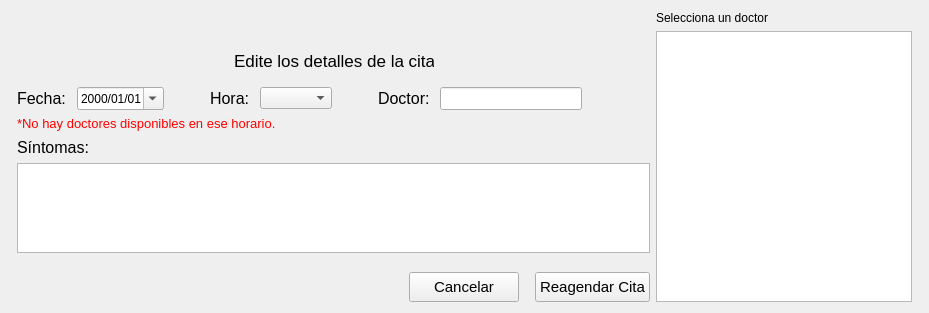
          <widget class="QWidget" name="page_5">
           <layout class="QGridLayout" name="gridLayout_53">
            <item row="0" column="0">
             <spacer name="horizontalSpacer_107">
              <property name="orientation">
               <enum>Qt::Horizontal</enum>
              </property>
              <property name="sizeHint" stdset="0">
               <size>
                <width>6</width>
                <height>20</height>
               </size>
              </property>
             </spacer>
            </item>
            <item row="0" column="1" rowspan="2">
             <layout class="QGridLayout" name="gridLayout_45">
              <item row="1" column="0">
               <layout class="QHBoxLayout" name="horizontalLayout_81">
                <item>
                 <spacer name="horizontalSpacer_104">
                  <property name="orientation">
                   <enum>Qt::Horizontal</enum>
                  </property>
                  <property name="sizeHint" stdset="0">
                   <size>
                    <width>40</width>
                    <height>20</height>
                   </size>
                  </property>
                 </spacer>
                </item>
                <item>
                 <widget class="QLabel" name="label_11">
                  <property name="minimumSize">
                   <size>
                    <width>100</width>
                    <height>20</height>
                   </size>
                  </property>
                  <property name="maximumSize">
                   <size>
                    <width>200</width>
                    <height>16777215</height>
                   </size>
                  </property>
                  <property name="font">
                   <font>
                    <family>MS Shell Dlg 2</family>
                    <pointsize>13</pointsize>
                    <weight>9</weight>
                    <italic>false</italic>
                    <bold>false</bold>
                   </font>
                  </property>
                  <property name="styleSheet">
                   <string notr="true">font: 75 13pt &quot;MS Shell Dlg 2&quot;;</string>
                  </property>
                  <property name="text">
                   <string>Edite los detalles de la cita</string>
                  </property>
                 </widget>
                </item>
                <item>
                 <spacer name="horizontalSpacer_105">
                  <property name="orientation">
                   <enum>Qt::Horizontal</enum>
                  </property>
                  <property name="sizeHint" stdset="0">
                   <size>
                    <width>40</width>
                    <height>20</height>
                   </size>
                  </property>
                 </spacer>
                </item>
               </layout>
              </item>
              <item row="4" column="0">
               <widget class="QLabel" name="lb_noHayDocs_2">
                <property name="font">
                 <font>
                  <family>MS Shell Dlg 2</family>
                  <pointsize>10</pointsize>
                  <weight>50</weight>
                  <italic>false</italic>
                  <bold>false</bold>
                 </font>
                </property>
                <property name="styleSheet">
                 <string notr="true">color:red;
font-size:10pt;</string>
                </property>
                <property name="text">
                 <string>*No hay doctores disponibles en ese horario.</string>
                </property>
               </widget>
              </item>
              <item row="0" column="0">
               <spacer name="verticalSpacer_28">
                <property name="orientation">
                 <enum>Qt::Vertical</enum>
                </property>
                <property name="sizeHint" stdset="0">
                 <size>
                  <width>20</width>
                  <height>40</height>
                 </size>
                </property>
               </spacer>
              </item>
              <item row="5" column="0">
               <layout class="QVBoxLayout" name="verticalLayout_44">
                <item>
                 <layout class="QHBoxLayout" name="horizontalLayout_109">
                  <item>
                   <widget class="QLabel" name="lb_sintomasCitas_2">
                    <property name="font">
                     <font>
                      <family>MS Shell Dlg 2</family>
                      <pointsize>12</pointsize>
                      <weight>50</weight>
                      <italic>false</italic>
                      <bold>false</bold>
                     </font>
                    </property>
                    <property name="text">
                     <string>Síntomas: </string>
                    </property>
                   </widget>
                  </item>
                  <item>
                   <spacer name="horizontalSpacer_114">
                    <property name="orientation">
                     <enum>Qt::Horizontal</enum>
                    </property>
                    <property name="sizeHint" stdset="0">
                     <size>
                      <width>40</width>
                      <height>20</height>
                     </size>
                    </property>
                   </spacer>
                  </item>
                 </layout>
                </item>
                <item>
                 <widget class="QTextEdit" name="sintomasCitas_2">
                  <property name="sizePolicy">
                   <sizepolicy hsizetype="Expanding" vsizetype="Fixed">
                    <horstretch>0</horstretch>
                    <verstretch>0</verstretch>
                   </sizepolicy>
                  </property>
                  <property name="minimumSize">
                   <size>
                    <width>400</width>
                    <height>80</height>
                   </size>
                  </property>
                  <property name="maximumSize">
                   <size>
                    <width>16777215</width>
                    <height>90</height>
                   </size>
                  </property>
                  <property name="font">
                   <font>
                    <pointsize>11</pointsize>
                   </font>
                  </property>
                 </widget>
                </item>
               </layout>
              </item>
              <item row="7" column="0">
               <layout class="QHBoxLayout" name="horizontalLayout_110">
                <item>
                 <spacer name="horizontalSpacer_115">
                  <property name="orientation">
                   <enum>Qt::Horizontal</enum>
                  </property>
                  <property name="sizeHint" stdset="0">
                   <size>
                    <width>40</width>
                    <height>20</height>
                   </size>
                  </property>
                 </spacer>
                </item>
                <item>
                 <widget class="QPushButton" name="btnCancelarAgenda_2">
                  <property name="minimumSize">
                   <size>
                    <width>110</width>
                    <height>30</height>
                   </size>
                  </property>
                  <property name="font">
                   <font>
                    <family>MS Shell Dlg 2</family>
                    <pointsize>11</pointsize>
                    <weight>50</weight>
                    <italic>false</italic>
                    <bold>false</bold>
                   </font>
                  </property>
                  <property name="styleSheet">
                   <string notr="true"/>
                  </property>
                  <property name="text">
                   <string>Cancelar</string>
                  </property>
                 </widget>
                </item>
                <item>
                 <spacer name="horizontalSpacer_116">
                  <property name="orientation">
                   <enum>Qt::Horizontal</enum>
                  </property>
                  <property name="sizeType">
                   <enum>QSizePolicy::Fixed</enum>
                  </property>
                  <property name="sizeHint" stdset="0">
                   <size>
                    <width>10</width>
                    <height>20</height>
                   </size>
                  </property>
                 </spacer>
                </item>
                <item>
                 <widget class="QPushButton" name="btnAgendarCita_2">
                  <property name="minimumSize">
                   <size>
                    <width>115</width>
                    <height>30</height>
                   </size>
                  </property>
                  <property name="maximumSize">
                   <size>
                    <width>16777215</width>
                    <height>16777215</height>
                   </size>
                  </property>
                  <property name="font">
                   <font>
                    <family>MS Shell Dlg 2</family>
                    <pointsize>11</pointsize>
                    <weight>50</weight>
                    <italic>false</italic>
                    <bold>false</bold>
                   </font>
                  </property>
                  <property name="styleSheet">
                   <string notr="true"/>
                  </property>
                  <property name="text">
                   <string>Reagendar Cita</string>
                  </property>
                 </widget>
                </item>
               </layout>
              </item>
              <item row="3" column="0">
               <layout class="QHBoxLayout" name="horizontalLayout_106">
                <item>
                 <layout class="QHBoxLayout" name="horizontalLayout_107">
                  <item>
                   <widget class="QLabel" name="lb_FCitas_2">
                    <property name="font">
                     <font>
                      <family>MS Shell Dlg 2</family>
                      <pointsize>12</pointsize>
                      <weight>50</weight>
                      <italic>false</italic>
                      <bold>false</bold>
                     </font>
                    </property>
                    <property name="text">
                     <string>Fecha: </string>
                    </property>
                   </widget>
                  </item>
                  <item>
                   <widget class="QDateEdit" name="fechaCita_2">
                    <property name="displayFormat">
                     <string>yyyy/MM/dd</string>
                    </property>
                    <property name="calendarPopup">
                     <bool>true</bool>
                    </property>
                   </widget>
                  </item>
                  <item>
                   <spacer name="horizontalSpacer_111">
                    <property name="orientation">
                     <enum>Qt::Horizontal</enum>
                    </property>
                    <property name="sizeType">
                     <enum>QSizePolicy::Minimum</enum>
                    </property>
                    <property name="sizeHint" stdset="0">
                     <size>
                      <width>40</width>
                      <height>20</height>
                     </size>
                    </property>
                   </spacer>
                  </item>
                  <item>
                   <widget class="QLabel" name="label_horaCitas_2">
                    <property name="font">
                     <font>
                      <family>MS Shell Dlg 2</family>
                      <pointsize>12</pointsize>
                      <weight>50</weight>
                      <italic>false</italic>
                      <bold>false</bold>
                     </font>
                    </property>
                    <property name="text">
                     <string>Hora: </string>
                    </property>
                   </widget>
                  </item>
                  <item>
                   <widget class="QComboBox" name="horaCita_2">
                    <property name="minimumSize">
                     <size>
                      <width>60</width>
                      <height>0</height>
                     </size>
                    </property>
                   </widget>
                  </item>
                 </layout>
                </item>
                <item>
                 <spacer name="horizontalSpacer_112">
                  <property name="orientation">
                   <enum>Qt::Horizontal</enum>
                  </property>
                  <property name="sizeType">
                   <enum>QSizePolicy::Minimum</enum>
                  </property>
                  <property name="sizeHint" stdset="0">
                   <size>
                    <width>40</width>
                    <height>20</height>
                   </size>
                  </property>
                 </spacer>
                </item>
                <item>
                 <layout class="QHBoxLayout" name="horizontalLayout_108">
                  <item>
                   <widget class="QLabel" name="label_docCitas_2">
                    <property name="font">
                     <font>
                      <family>MS Shell Dlg 2</family>
                      <pointsize>12</pointsize>
                      <weight>50</weight>
                      <italic>false</italic>
                      <bold>false</bold>
                     </font>
                    </property>
                    <property name="text">
                     <string>Doctor: </string>
                    </property>
                   </widget>
                  </item>
                  <item>
                   <widget class="QLineEdit" name="le_nombreDoc_2">
                    <property name="minimumSize">
                     <size>
                      <width>15</width>
                      <height>20</height>
                     </size>
                    </property>
                    <property name="font">
                     <font>
                      <family>MS Shell Dlg 2</family>
                      <pointsize>12</pointsize>
                      <weight>50</weight>
                      <italic>false</italic>
                      <bold>false</bold>
                     </font>
                    </property>
                   </widget>
                  </item>
                  <item>
                   <widget class="QPushButton" name="btnBuscarDoctor_2">
                    <property name="minimumSize">
                     <size>
                      <width>22</width>
                      <height>22</height>
                     </size>
                    </property>
                    <property name="maximumSize">
                     <size>
                      <width>22</width>
                      <height>22</height>
                     </size>
                    </property>
                    <property name="styleSheet">
                     <string notr="true">border:none;</string>
                    </property>
                    <property name="text">
                     <string/>
                    </property>
                    <property name="icon">
                     <iconset resource="imgs/imgs.qrc">
                      <normaloff>:/imgs/search.png</normaloff>:/imgs/search.png</iconset>
                    </property>
                    <property name="iconSize">
                     <size>
                      <width>20</width>
                      <height>20</height>
                     </size>
                    </property>
                   </widget>
                  </item>
                  <item>
                   <spacer name="horizontalSpacer_113">
                    <property name="orientation">
                     <enum>Qt::Horizontal</enum>
                    </property>
                    <property name="sizeHint" stdset="0">
                     <size>
                      <width>40</width>
                      <height>20</height>
                     </size>
                    </property>
                   </spacer>
                  </item>
                 </layout>
                </item>
               </layout>
              </item>
              <item row="6" column="0">
               <spacer name="verticalSpacer_39">
                <property name="orientation">
                 <enum>Qt::Vertical</enum>
                </property>
                <property name="sizeType">
                 <enum>QSizePolicy::Expanding</enum>
                </property>
                <property name="sizeHint" stdset="0">
                 <size>
                  <width>20</width>
                  <height>13</height>
                 </size>
                </property>
               </spacer>
              </item>
              <item row="2" column="0">
               <spacer name="verticalSpacer_40">
                <property name="orientation">
                 <enum>Qt::Vertical</enum>
                </property>
                <property name="sizeType">
                 <enum>QSizePolicy::Fixed</enum>
                </property>
                <property name="sizeHint" stdset="0">
                 <size>
                  <width>20</width>
                  <height>10</height>
                 </size>
                </property>
               </spacer>
              </item>
             </layout>
            </item>
            <item row="0" column="2" rowspan="2">
             <layout class="QVBoxLayout" name="verticalLayout_45">
              <item>
               <widget class="QLabel" name="lb_selDoc_2">
                <property name="text">
                 <string>Selecciona un doctor</string>
                </property>
               </widget>
              </item>
              <item>
               <widget class="QTableView" name="tv_listaDocCitas_2">
                <property name="horizontalScrollBarPolicy">
                 <enum>Qt::ScrollBarAlwaysOff</enum>
                </property>
                <attribute name="verticalHeaderVisible">
                 <bool>false</bool>
                </attribute>
               </widget>
              </item>
             </layout>
            </item>
            <item row="1" column="3">
             <spacer name="horizontalSpacer_108">
              <property name="orientation">
               <enum>Qt::Horizontal</enum>
              </property>
              <property name="sizeHint" stdset="0">
               <size>
                <width>6</width>
                <height>20</height>
               </size>
              </property>
             </spacer>
            </item>
           </layout>
          </widget>
